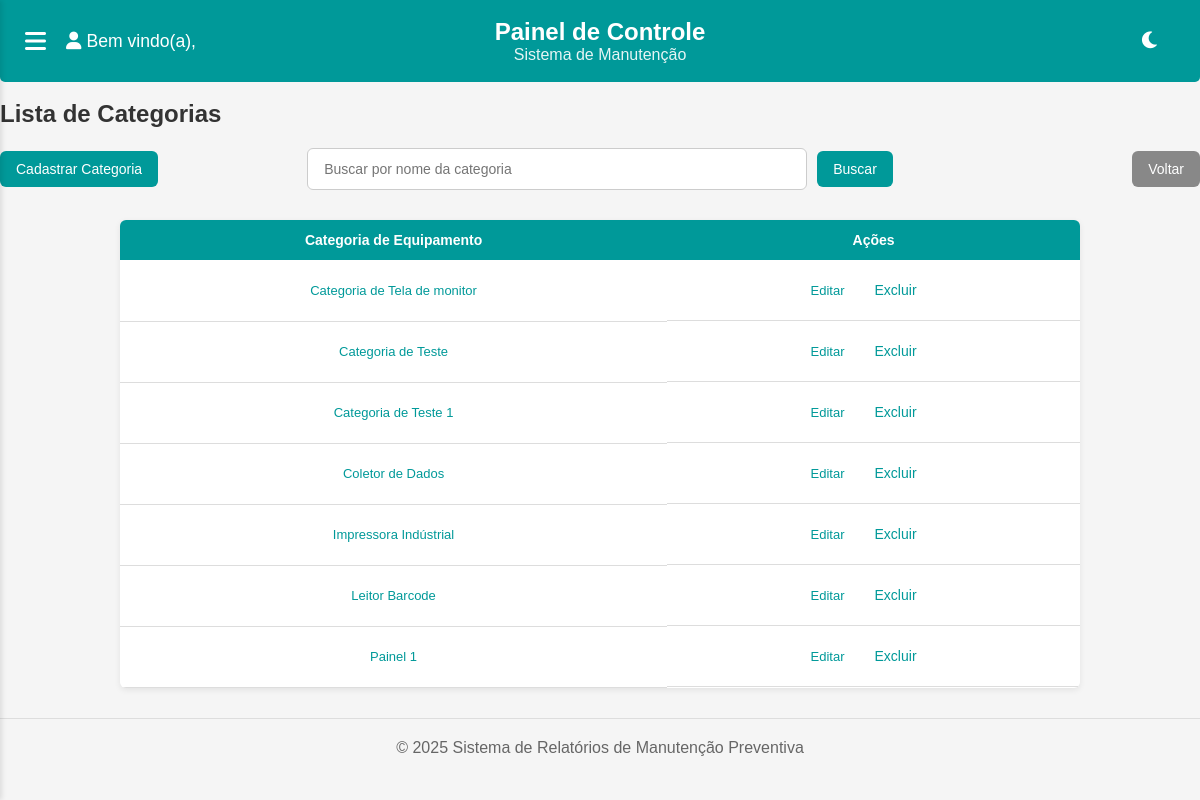
Page /equipamentos/categorias/ on the committed database.
### equipamentos/models.py (models this page shows, shortened)
class CategoriaEquipamento(models.Model):
    nome = models.CharField(max_length=100, unique=True)
    parametros = models.ManyToManyField(ParametroEquipamento, blank=True)

### equipamentos/views.py (the view)
# urls.py: path('categorias/', views.listar_categorias, name='listar_categorias'),
def listar_categorias(request):
    termo_busca = request.GET.get('q', '')
    if termo_busca:
        categorias = CategoriaEquipamento.objects.filter(nome__icontains=termo_busca).order_by('nome')
    else:
        categorias = CategoriaEquipamento.objects.all().order_by('nome')
    return render(request, 'categorias/listar_categorias.html', {
        'categorias': categorias,
        'termo_busca': termo_busca
    })

### equipamentos/templates/categorias/listar_categorias.html (shortened to what this page needs)
{% extends 'base.html' %}
{% block content %}
<br>
<h2>Lista de Categorias</h2>
<div class="top-bar">
    <div class="left-actions">
        <a href="{% url 'equipamentos:cadastrar_categoria' %}" class="btn">Cadastrar Categoria</a>
    </div>
    <form method="get" action="{% url 'equipamentos:listar_categorias' %}" class="center-search">
        <input
            type="text"
            name="q"
            value="{{ termo_busca|default:'' }}"
            placeholder="Buscar por nome da categoria"
        />
        <button type="submit" class="btn">Buscar</button>
    </form>
    <div class="right-actions">
        <a href="{% url 'core:dashboard' %}" class="btn btn-secondary">Voltar</a>
    </div>
</div>
<div class="table-wrapper">
    <table>
        <thead>
            <tr>
                <th>Categoria de Equipamento</th>
                <th>Ações</th>
            </tr>
        </thead>
        <tbody>
            {% for categoria in categorias %}
            <tr>
                <td><a href="{% url 'equipamentos:detalhes_categoria' categoria.id %}">{{ categoria.nome }}</a></td>
                <td class="table-actions">
                    <a href="{% url 'equipamentos:editar_categoria' categoria.id %}">Editar</a>
                    <form method="POST" action="{% url 'equipamentos:excluir_categoria' categoria.id %}" onsubmit="return confirm('Tem certeza que deseja excluir esta categoria?');" style="display: inline;">
                        <button type="submit">Excluir</button>
                    </form>
                </td>
            </tr>
            {% empty %}
            <tr><td colspan="2">Nenhuma categoria cadastrada.</td></tr>
            {% endfor %}
        </tbody>
    </table>
</div>
{% endblock %}

### static/css/global.css (style rules this page uses)
* { margin: 0; padding: 0; box-sizing: border-box; font-family: Arial, sans-serif; }
:root { --primary-color: #009999; --secondary-color: #008080; --background-color: #f5f5f5; --card-background: white; --subcard-background: #f0f0f0; --text-color: #333; --text-secondary: #666; }
body { background-color: var(--background-color); color: var(--text-color); min-height: 100vh; margin: 0; display: flex; flex-direction: column; }
input[type="text"], input[type="date"], input[type="email"], input[type="tel"], input[type="password"], textarea, select { background-color: var(--card-background); color: var(--text-color); border-color: var(--text-secondary); }
button { background-color: #009999; color: white; border: none; padding: 10px 20px; border-radius: 5px; cursor: pointer; font-size: 14px; transition: all 0.3s ease; }
.btn { display: inline-block; padding: 10px 18px; font-size: 14px; font-weight: 500; text-align: center; text-decoration: none; border: none; border-radius: 6px; cursor: pointer; transition: background-color 0.3s ease; color: white; background-color: var(--primary-color); }
.btn { background-color: var(--primary-color); color: white; border: none; padding: 10px 16px; border-radius: 6px; cursor: pointer; font-size: 14px; text-decoration: none; transition: background-color 0.3s ease; white-space: nowrap; }
.btn-secondary { background-color: #888; }
.top-bar { display: flex; justify-content: space-between; align-items: center; flex-wrap: wrap; gap: 10px; margin: 20px auto; max-width: 1200px; }
.top-bar .left-actions, .top-bar .center-search, .top-bar .right-actions { flex: 1; display: flex; align-items: center; }
.top-bar .left-actions { justify-content: flex-start; }
.top-bar .center-search { justify-content: center; gap: 10px; }
.top-bar .right-actions { justify-content: flex-end; }
.top-bar .center-search input[type="text"] { padding: 10px 16px; border: 1px solid #ccc; border-radius: 6px; min-width: 500px; max-width: 600px; font-size: 14px; height: 42px; }
.table-wrapper { background-color: var(--card-background); border-radius: 6px; overflow-x: auto; box-shadow: 0 2px 6px rgba(0, 0, 0, 0.08); margin: 30px auto; max-width: 100%; width: 80%; }
.table-wrapper table { width: 100%; max-width: 1000px; margin: 0 auto; border-collapse: collapse; min-width: 700px; }
.table-wrapper thead { background-color: var(--primary-color); color: white; }
.table-wrapper thead th { padding: 12px 16px; text-align: center; font-size: 14px; }
.table-wrapper tbody td { padding: 12px 16px; text-align: center; border-bottom: 1px solid #ddd; font-size: 13px; }
.table-wrapper a { color: var(--primary-color); text-decoration: none; font-weight: 500; }
.table-wrapper button { background: none; border: none; color: var(--primary-color); cursor: pointer; font-weight: 500; }
.table-actions { display: flex; gap: 10px; align-items: center; justify-content: center; }

### rows in the picture
CategoriaEquipamento: nome "Categoria de Tela de monitor"
CategoriaEquipamento: nome "Categoria de Teste"
CategoriaEquipamento: nome "Categoria de Teste 1"
CategoriaEquipamento: nome "Coletor de Dados"
CategoriaEquipamento: nome "Impressora Indústrial"
CategoriaEquipamento: nome "Leitor Barcode"
CategoriaEquipamento: nome "Painel 1"
